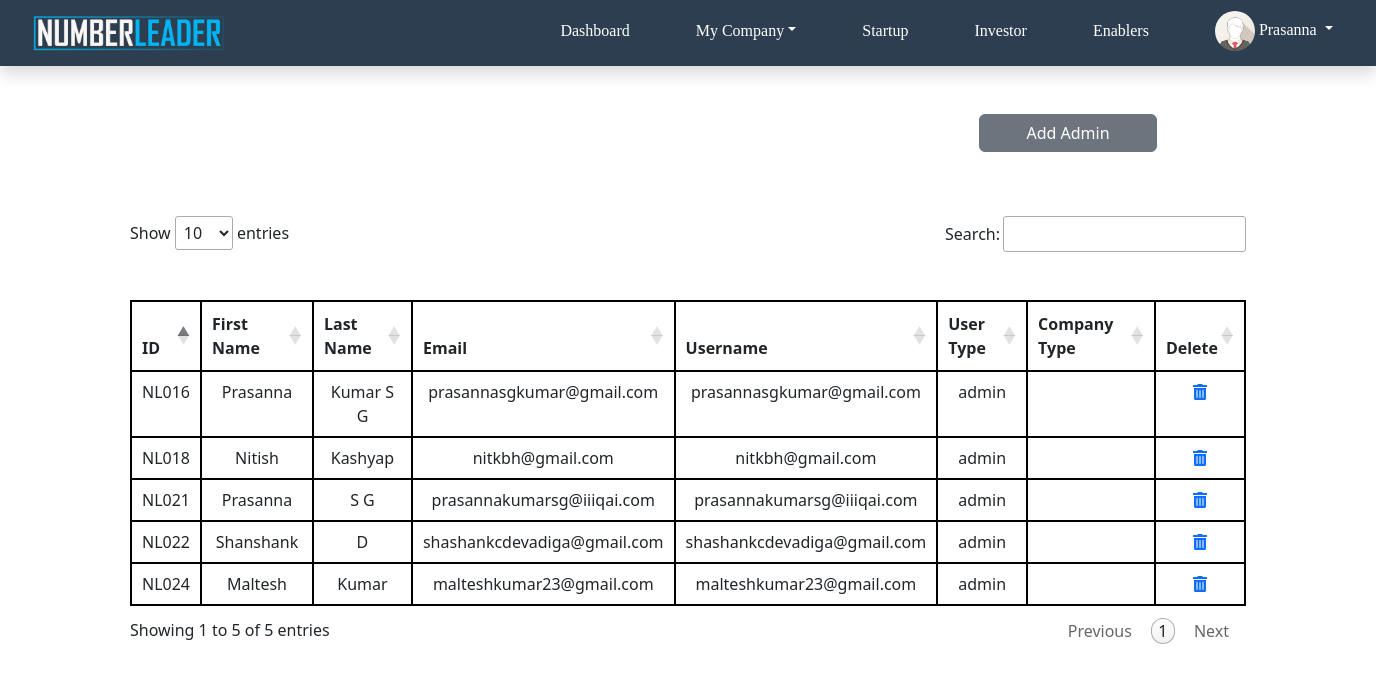
Screenshot of /admins (signed in) with the database file from the repository.
### app1/models.py (models this page shows, shortened)
class User(models.Model):
    user_id = models.CharField(max_length=10, primary_key=True, editable=False)
    username = models.CharField(max_length=50, unique=True, null=False)
    email = models.EmailField(null=False)
    phone_number = models.IntegerField(null=True)
    linkedin_url = models.CharField(max_length=100, null=True)
    firstname = models.CharField(max_length=50, null=False)
    lastname = models.CharField(max_length=50, null=True)
    password = models.CharField(max_length=150, null=False)
    user_type = models.CharField(max_length=12, default='admin')
    company_type = models.CharField(max_length=20)
    email_verified = models.BooleanField(null=True, default=False)

### app1/views.py (the view)
# urls.py: path('admins',admins,name='admins'),
def admins(request):
    admins = User.objects.all()
    context = {'admins':admins}
    return render(request,'super_admin/admins.html',context)

### app1/context_processors.py (called while the page is built)
def custom_user(request):
    user_id = request.session.get('current_user_id')
    if user_id:
        try:
            user = User.objects.get(user_id=user_id)
            return {'current_user': user}
        except User.DoesNotExist:
            pass
    return {'current_user': None}

def custom_subuser(request):
    subuser_id = request.session.get('current_subuser_id')
    if subuser_id:
        try:
            subuser = Team.objects.get(subuser_id=subuser_id)
            return {'current_subuser': subuser}
        except Team.DoesNotExist:
            pass
    return {'current_subuser': None}

### templates/super_admin/admins.html (shortened to what this page needs)
{% extends '../base.html' %}
{% block content %}
<link rel="stylesheet" type="text/css" href="https://cdn.datatables.net/1.11.5/css/jquery.dataTables.min.css"/>
<div class="container">
    <div class="row mt-5">
        <div class="col-md-4">
        </div>
        <div class="col-md-4"></div>
        <div class="col-md-4 text-center">
            <a class="btn btn-secondary pl pr mb-3 text-white w-50" href="{% url 'add_team' %}">
                Add Admin
            </a>
        </div>
    </div>
    <div class="row mt-5 mb-5">
        <div class="col-md-12">
            <div class="table-responsive">
                <table id="teamTable" class="table table-bordered text-center">
                    <thead>
                        <tr>
                            <th>ID</th>
                            <th>First Name</th>
                            <th>Last Name</th>
                            <th>Email</th>
                            <th>Username</th>
                            <th>User Type</th>
                            <th>Company Type</th>
                            <th>Delete</th>
                        </tr>
                    </thead>
                    <tbody>
                        {% for admin in admins %}
                        <tr>
                            <td>{{admin.user_id}}</td>
                            <td>{{ admin.firstname }}</td>
                            <td>{{ admin.lastname }}</td>
                            <td>{{ admin.email }}</td>
                            <td>{{ admin.username }}</td>
                            <td>{{ admin.user_type }}</td>
                            <td>{{ admin.role }}</td>
                            <td><a href="#" onclick="return confirmDelete('{{ user.user_id }}')"><i class="fa fa-trash-alt"></i></a></td>
                        </tr>
                        {% endfor %}
                    </tbody>
                </table>
            </div>
        </div>
    </div>
</div>
{% endblock content %}

### templates/base.html (shortened to what this page needs)
{% load static %}
<!DOCTYPE html>
<html lang="en">
<head>
  <link href="{% static 'css/bootstrap.min.css' %}" rel="stylesheet">
  <link href="{% static 'css/styles.css'%}" rel="stylesheet">
  <link href="{% static 'css/super_admin.css'%}" rel="stylesheet">
  <link href="https://cdn.jsdelivr.net/npm/bootstrap@5.3.0/dist/css/bootstrap.min.css" rel="stylesheet">
  <link rel="stylesheet" href="https://cdnjs.cloudflare.com/ajax/libs/font-awesome/5.15.4/css/all.min.css">
  <link rel="stylesheet" type="text/css" href="https://cdn.datatables.net/1.10.25/css/jquery.dataTables.min.css">
</head>
<body>
  <nav class="navbar navbar-expand-lg shadow">
    <div class="container-fluid">
      <a class="navbar-brand" href="{% url 'home' %}">
        <img src="{% static 'images/logo.png' %}" alt="Logo" style="margin-left:20px;">
      </a>
      <div class="collapse navbar-collapse" id="navbarNav">
        <ul class="navbar-nav me-auto mb-2 mb-lg-0">
          {% if current_user or current_subuser %}
          <li class="nav-item">
            <a class="nav-link" href="{% url 'admin_dashboard' %}">Dashboard</a>
          </li>
          <li class="nav-item dropdown">
            <a class="nav-link dropdown-toggle" href="#" id="myCompanyDropdown" role="button" data-bs-toggle="dropdown" aria-expanded="false">
            </a>
          </li>
          <li class="nav-item">
            <a class="nav-link" href="#">Startup</a>
          </li>
          <li class="nav-item">
            <a class="nav-link" href="#">Investor</a>
          </li>
          <li class="nav-item">
            <a class="nav-link" href="#">Enablers</a>
          </li>
          {% endif %}
        </ul>
        {% if current_user or current_subuser %}
        <ul class="navbar-nav ms-auto">
          <li class="nav-item dropdown">
            <a class="nav-link dropdown-toggle" href="#" id="profileDropdown" role="button" data-bs-toggle="dropdown" aria-expanded="false">
              <img src="{% static 'images/img_avatar.png' %}" alt="User Avatar" class="user-avatar" style="width: 40px; border-radius: 50%;">
              {% if current_user %}
              {{ current_user.firstname }}
              {% elif current_subuser %}
              {{ current_subuser.username }}
              {% endif %}
            </a>
          </li>
        </ul>
        {% endif %}
      </div>
    </div>
  </nav>
  {% block content %}
  {% endblock content %}
</body>
</html>

### static/css/styles.css (style rules this page uses)
.nav-item { padding:0px 10px; }
.nav-link { font-size:15px; font-weight:700; font-family: 'Times New Roman' !important; }
a { text-decoration:none; }
.pr { padding-right:20px; }
.pl { padding-left:20px; }
ul { list-style-type:none; }
body { font-family: 'Times New Roman','Arial', sans-serif; background-color: var(--bg-color); }
:root { --primary-color: #4a90e2; --secondary-color: #2c3e50; --accent-color: #00eb0c; --text-color: #333; --bg-color: #f4f4f4; }
.navbar { background-color: var(--secondary-color); padding: 0.7rem; font-family: 'Times New Roman'; }
.navbar-brand img { height: 40px; padding-right: 300px; }
.nav-link { color: white !important; margin: 0 10px; transition: color 0.3s; padding: 0.5rem 1rem; font-family: 'Times New Roman' !important; }
.user-avatar { width: 40px; height: 40px; border-radius: 50%; }
body { font-family: "Times New Roman", sans-serif; }

### templates/base.html (style rules this page uses)
.navbar { height: 66px; display: flex; align-items: center; background-color: #2c3e50; }
.navbar-brand img { max-height: 50px; }
.navbar-nav .nav-item { padding: 10px 15px; margin-bottom: 5px; }
.navbar-nav .nav-link { white-space: nowrap; text-align: center; }
.navbar-brand { margin-right: auto; }
.navbar { display: flex; align-items: center; justify-content: space-between; }

### templates/super_admin/admins.html (style rules this page uses)
table { border: 1px solid #000000 !important; border-collapse: collapse; }
table th, table td { border: 1px solid #000000 !important; }

### rows the page displays
User: firstname "Prasanna", user_id "NL016", lastname "Kumar S G", email "prasannasgkumar@gmail.com", username "prasannasgkumar@gmail.com", user_type "admin"
User: user_id "NL018", firstname "Nitish", lastname "Kashyap", email "nitkbh@gmail.com", username "nitkbh@gmail.com", user_type "admin"
User: user_id "NL021", firstname "Prasanna", lastname "S G", email "prasannakumarsg@iiiqai.com", username "prasannakumarsg@iiiqai.com", user_type "admin"
User: user_id "NL022", firstname "Shanshank", lastname "D", email "shashankcdevadiga@gmail.com", username "shashankcdevadiga@gmail.com", user_type "admin"
User: user_id "NL024", firstname "Maltesh", lastname "Kumar", email "malteshkumar23@gmail.com", username "malteshkumar23@gmail.com", user_type "admin"
